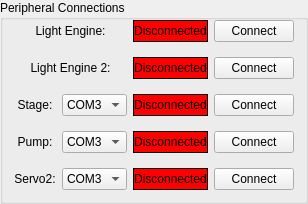
       <widget class="QGroupBox" name="PeripheralsBox">
        <property name="title">
         <string>Peripheral Connections</string>
        </property>
        <layout class="QGridLayout" name="gridLayout_8">
         <property name="topMargin">
          <number>0</number>
         </property>
         <item row="0" column="0">
          <layout class="QGridLayout" name="gridLayout_7" columnstretch="15,20,28,20">
           <property name="verticalSpacing">
            <number>15</number>
           </property>
           <item row="3" column="1">
            <widget class="QComboBox" name="COMPortSelectPump">
             <item>
              <property name="text">
               <string>COM3</string>
              </property>
             </item>
             <item>
              <property name="text">
               <string>COM4</string>
              </property>
             </item>
             <item>
              <property name="text">
               <string>COM5</string>
              </property>
             </item>
             <item>
              <property name="text">
               <string>COM6</string>
              </property>
             </item>
             <item>
              <property name="text">
               <string>COM7</string>
              </property>
             </item>
             <item>
              <property name="text">
               <string>COM8</string>
              </property>
             </item>
            </widget>
           </item>
           
           

           <item row="1" column="2">
            <widget class="QLabel" name="LightEngineDMD2Indicator">
             <property name="styleSheet">
              <string notr="true">background:rgb(255, 0, 0); border: 1px solid black;</string>
             </property>
             <property name="text">
              <string>Disconnected</string>
             </property>
             <property name="alignment">
              <set>Qt::AlignmentFlag::AlignCenter</set>
             </property>
            </widget>
           </item>
           
           
           <item row="0" column="2">
            <widget class="QLabel" name="LightEngineIndicator">
             <property name="styleSheet">
              <string notr="true">background:rgb(255, 0, 0); border: 1px solid black;</string>
             </property>
             <property name="text">
              <string>Disconnected</string>
             </property>
             <property name="alignment">
              <set>Qt::AlignmentFlag::AlignCenter</set>
             </property>
            </widget>
           </item>




           <item row="3" column="0">
            <widget class="QLabel" name="PumpConnectionTitle">
             <property name="text">
              <string>&lt;html&gt;&lt;head/&gt;&lt;body&gt;&lt;p align=&quot;center&quot;&gt;&lt;span style=&quot; font-size:9pt;&quot;&gt;Pump:&lt;/span&gt;&lt;/p&gt;&lt;/body&gt;&lt;/html&gt;</string>
             </property>
            </widget>
           </item>
           <item row="3" column="2">
            <widget class="QLabel" name="PumpConnectionIndicator">
             <property name="styleSheet">
              <string notr="true">background:rgb(255, 0, 0); border: 1px solid black;</string>
             </property>
             <property name="text">
              <string>Disconnected</string>
             </property>
             <property name="alignment">
              <set>Qt::AlignmentFlag::AlignCenter</set>
             </property>
            </widget>
           </item>
           <item row="2" column="3">
            <widget class="QPushButton" name="StageConnectButton">
             <property name="text">
              <string>Connect</string>
             </property>
            </widget>
           </item>
           <item row="4" column="1">
            <widget class="QComboBox" name="COMPortSelectPIC">
             <item>
              <property name="text">
               <string>COM3</string>
              </property>
             </item>
             <item>
              <property name="text">
               <string>COM4</string>
              </property>
             </item>
             <item>
              <property name="text">
               <string>COM5</string>
              </property>
             </item>
             <item>
              <property name="text">
               <string>COM6</string>
              </property>
             </item>
             <item>
              <property name="text">
               <string>COM7</string>
              </property>
             </item>
             <item>
              <property name="text">
               <string>COM8</string>
              </property>
             </item>
            </widget>
           </item>




            <item row="1" column="3">
            <widget class="QPushButton" name="LightEngineDMD2ConnectButton">
             <property name="text">
              <string>Connect</string>
             </property>
            </widget>
           </item>


           <item row="0" column="3">
            <widget class="QPushButton" name="LightEngineConnectButton">
             <property name="text">
              <string>Connect</string>
             </property>
            </widget>
           </item>
           
           
           
           
           
           <item row="2" column="0">
            <widget class="QLabel" name="StageConnectionTitle">
             <property name="text">
              <string>&lt;html&gt;&lt;head/&gt;&lt;body&gt;&lt;p align=&quot;center&quot;&gt;&lt;span style=&quot; font-size:9pt;&quot;&gt;Stage:&lt;/span&gt;&lt;/p&gt;&lt;/body&gt;&lt;/html&gt;</string>
             </property>
            </widget>
           </item>
           <item row="2" column="2">
            <widget class="QLabel" name="StageConnectionIndicator">
             <property name="styleSheet">
              <string notr="true">background:rgb(255, 0, 0); border: 1px solid black;</string>
             </property>
             <property name="text">
              <string>Disconnected</string>
             </property>
             <property name="alignment">
              <set>Qt::AlignmentFlag::AlignCenter</set>
             </property>
            </widget>
           </item>
           <item row="4" column="0">
            <widget class="QLabel" name="PIC24FConnectionTitle">
             <property name="text">
              <string>&lt;html&gt;&lt;head/&gt;&lt;body&gt;&lt;p align=&quot;center&quot;&gt;&lt;span style=&quot; font-size:9pt;&quot;&gt;Servo2:&lt;/span&gt;&lt;/p&gt;&lt;/body&gt;&lt;/html&gt;</string>
             </property>
            </widget>
           </item>
           
           
            <item row="1" column="0" colspan="2">
            <widget class="QLabel" name="LightEngineDMD2ConnectionTitle">
             <property name="text">
              <string>&lt;html&gt;&lt;head/&gt;&lt;body&gt;&lt;p align=&quot;center&quot;&gt;&lt;span style=&quot; font-size:9pt;&quot;&gt;Light Engine 2:&lt;/span&gt;&lt;/p&gt;&lt;/body&gt;&lt;/html&gt;</string>
             </property>
            </widget>
           </item>
           
           <item row="0" column="0" colspan="2">
            <widget class="QLabel" name="LightEngineConnectionTitle">
             <property name="text">
              <string>&lt;html&gt;&lt;head/&gt;&lt;body&gt;&lt;p align=&quot;center&quot;&gt;&lt;span style=&quot; font-size:9pt;&quot;&gt;Light Engine:&lt;/span&gt;&lt;/p&gt;&lt;/body&gt;&lt;/html&gt;</string>
             </property>
            </widget>
           </item>
           
           
           
           
           <item row="2" column="1">
            <widget class="QComboBox" name="COMPortSelect">
             <item>
              <property name="text">
               <string>COM3</string>
              </property>
             </item>
             <item>
              <property name="text">
               <string>COM4</string>
              </property>
             </item>
             <item>
              <property name="text">
               <string>COM5</string>
              </property>
             </item>
             <item>
              <property name="text">
               <string>COM6</string>
              </property>
             </item>
             <item>
              <property name="text">
               <string>COM7</string>
              </property>
             </item>
             <item>
              <property name="text">
               <string>COM8</string>
              </property>
             </item>
            </widget>
           </item>
           <item row="4" column="2">
            <widget class="QLabel" name="PIC24FConnectionIndicator">
             <property name="styleSheet">
              <string notr="true">background:rgb(255, 0, 0); border: 1px solid black;</string>
             </property>
             <property name="text">
              <string>Disconnected</string>
             </property>
             <property name="alignment">
              <set>Qt::AlignmentFlag::AlignCenter</set>
             </property>
            </widget>
           </item>
           <item row="3" column="3">
            <widget class="QPushButton" name="PumpConnectButton">
             <property name="text">
              <string>Connect</string>
             </property>
            </widget>
           </item>
           <item row="4" column="3">
            <widget class="QPushButton" name="PIC24FConnectButton">
             <property name="text">
              <string>Connect</string>
             </property>
            </widget>
           </item>
           
          </layout>
         </item>
        </layout>
       </widget>
